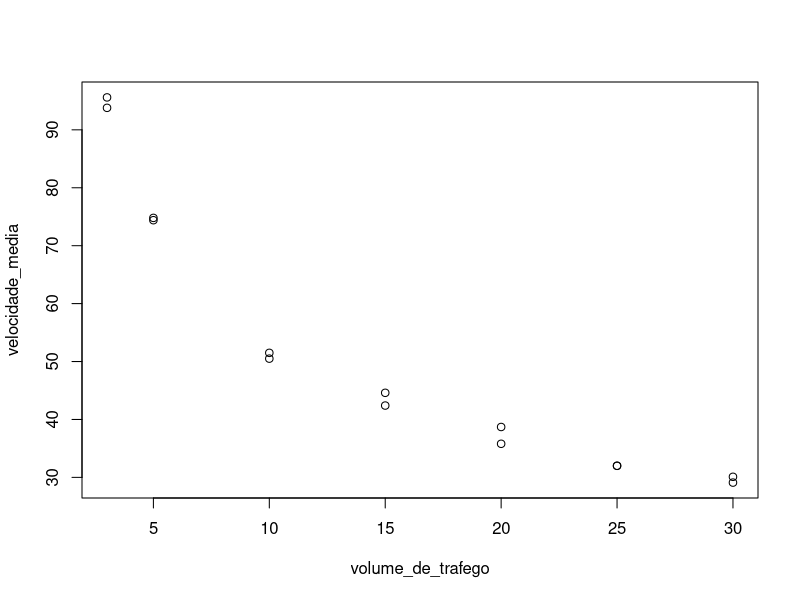
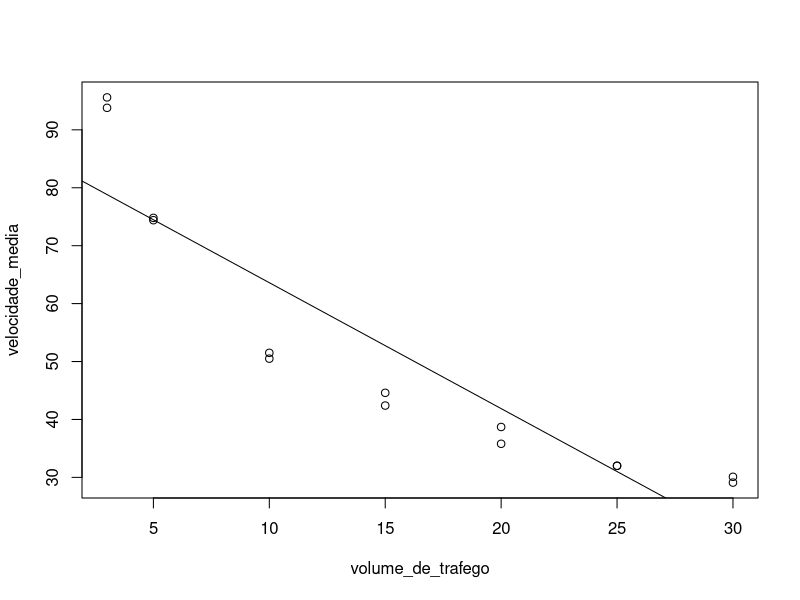
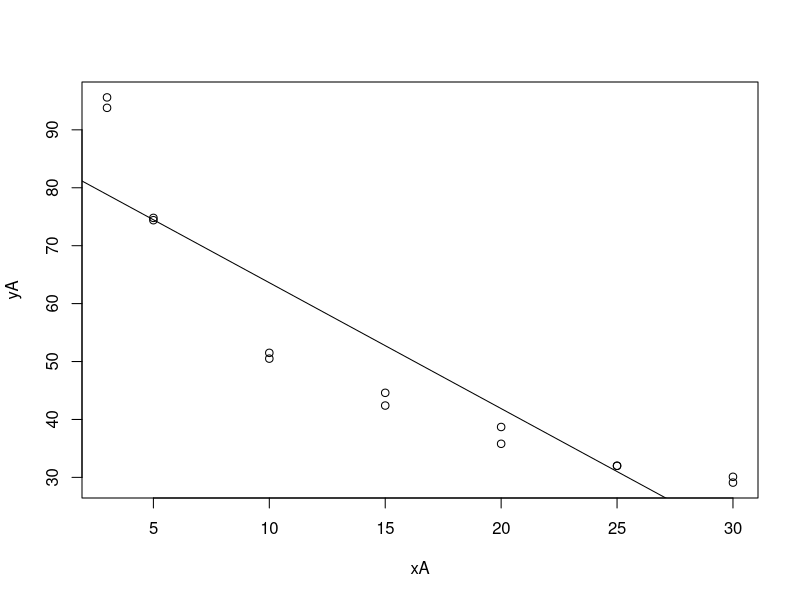
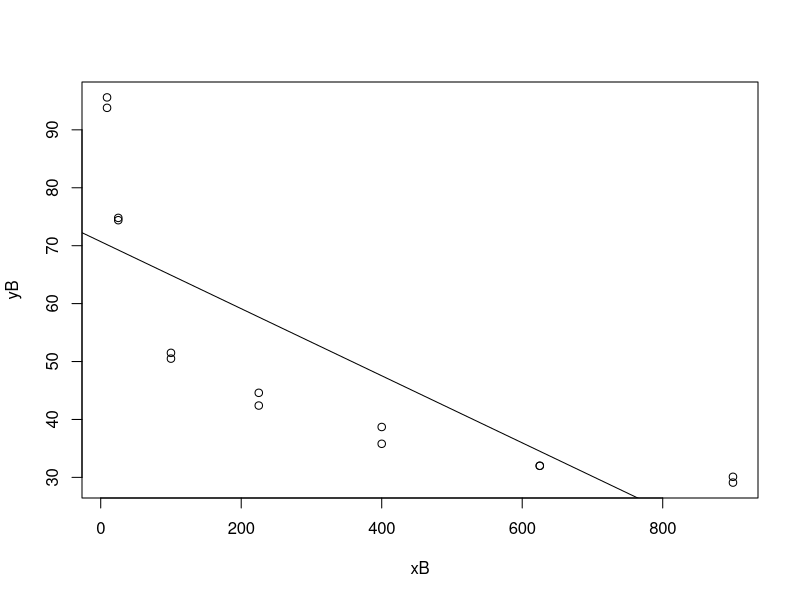
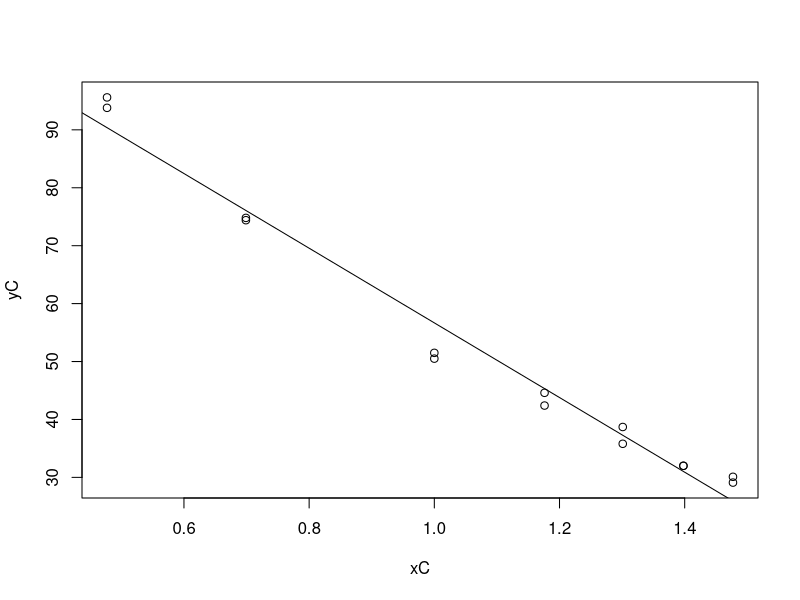
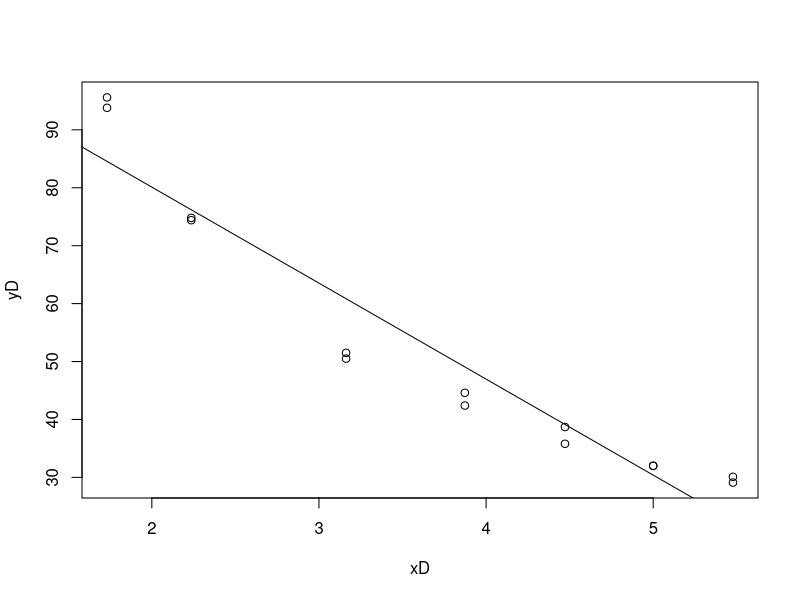
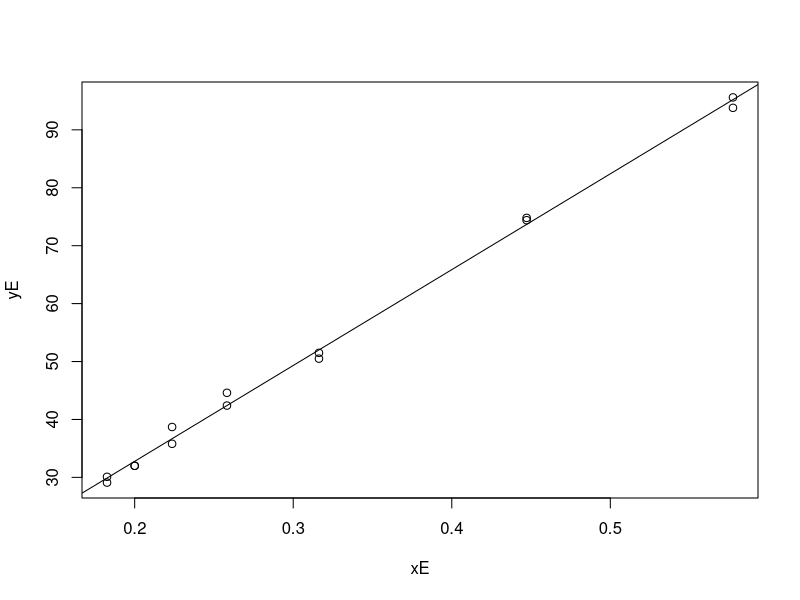

Write R code to recreate these figures, in order.
## ---- chunk 1
# Questão 1
# Letra a

volume_de_trafego = c(3,3,5,5,10,10,15,15,20,20,25,25,30,30)
velocidade_media = c(95.60, 93.80, 74.40, 74.80, 50.50, 51.50, 44.60, 42.40, 35.80, 38.70, 32.00, 32.00, 30.10, 29.10)

plot(volume_de_trafego, velocidade_media)
## ---- chunk 2
# Letra c

volume_de_trafego = c(3,3,5,5,10,10,15,15,20,20,25,25,30,30)
velocidade_media = c(95.60, 93.80, 74.40, 74.80, 50.50, 51.50, 44.60, 42.40, 35.80, 38.70, 32.00, 32.00, 30.10, 29.10)

r = cor(volume_de_trafego, velocidade_media)
print(r)

## ---- chunk 3
# Letra D

volume_de_trafego = c(3,3,5,5,10,10,15,15,20,20,25,25,30,30)
velocidade_media = c(95.60, 93.80, 74.40, 74.80, 50.50, 51.50, 44.60, 42.40, 35.80, 38.70, 32.00, 32.00, 30.10, 29.10)

modelo_linear = lm(velocidade_media ~ volume_de_trafego)
modelo_linear

## ---- chunk 4
# Letra E

volume_de_trafego = c(3,3,5,5,10,10,15,15,20,20,25,25,30,30)
velocidade_media = c(95.60, 93.80, 74.40, 74.80, 50.50, 51.50, 44.60, 42.40, 35.80, 38.70, 32.00, 32.00, 30.10, 29.10)

plot(volume_de_trafego, velocidade_media)
abline(lm(velocidade_media ~ volume_de_trafego))
## ---- chunk 5
# Letra A

volume_de_trafego = c(3,3,5,5,10,10,15,15,20,20,25,25,30,30)
velocidade_media = c(95.60, 93.80, 74.40, 74.80, 50.50, 51.50, 44.60, 42.40, 35.80, 38.70, 32.00, 32.00, 30.10, 29.10)

xA = volume_de_trafego
yA = velocidade_media

modeloA = lm(yA ~ xA)

plot(xA,yA)
abline(modeloA)

cor(xA,yA)

summary(modeloA)
## ---- chunk 6
# Letra B

volume_de_trafego = c(3,3,5,5,10,10,15,15,20,20,25,25,30,30)
velocidade_media = c(95.60, 93.80, 74.40, 74.80, 50.50, 51.50, 44.60, 42.40, 35.80, 38.70, 32.00, 32.00, 30.10, 29.10)

xB = volume_de_trafego ** 2
yB = velocidade_media

modeloB = lm(yB ~ xB)

plot(xB,yB)
abline(modeloB)

cor(xB,yB)

summary(modeloB)
## ---- chunk 7
# Letra C

volume_de_trafego = c(3,3,5,5,10,10,15,15,20,20,25,25,30,30)
velocidade_media = c(95.60, 93.80, 74.40, 74.80, 50.50, 51.50, 44.60, 42.40, 35.80, 38.70, 32.00, 32.00, 30.10, 29.10)

xC = log10(volume_de_trafego)
yC = velocidade_media

modeloC = lm(yC ~ xC)

plot(xC,yC)
abline(modeloC)

cor(xC,yC)

summary(modeloC)
## ---- chunk 8
# Letra D

volume_de_trafego = c(3,3,5,5,10,10,15,15,20,20,25,25,30,30)
velocidade_media = c(95.60, 93.80, 74.40, 74.80, 50.50, 51.50, 44.60, 42.40, 35.80, 38.70, 32.00, 32.00, 30.10, 29.10)

xD = sqrt(volume_de_trafego)
yD = velocidade_media

modeloD = lm(yD ~ xD)

plot(xD,yD)
abline(modeloD)

cor(xD,yD)

summary(modeloD)
## ---- chunk 9
# Letra E

volume_de_trafego = c(3,3,5,5,10,10,15,15,20,20,25,25,30,30)
velocidade_media = c(95.60, 93.80, 74.40, 74.80, 50.50, 51.50, 44.60, 42.40, 35.80, 38.70, 32.00, 32.00, 30.10, 29.10)

xE = 1 / sqrt(volume_de_trafego)
yE = velocidade_media

modeloE = lm(yE ~ xE)

plot(xE, yE)
abline(modeloE)

cor(xE,yE)

summary(modeloE)
